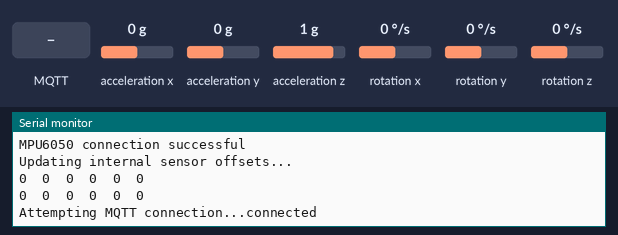
Recording of a sketch running on a simulated ESP32. Shown: the last lines printed to the serial monitor. Inputs (shaded band) come from the test bench; at power-on: acceleration x 0 g, acceleration y 0 g, acceleration z 1 g, rotation x 0 °/s, rotation y 0 °/s, rotation z 0 °/s. WiFi joins after 1.5 s; servers stay silent unless stated; no MQTT or app messages arrive unless stated.

Above: at 7.2 s.
7.3 s: MQTT message "esp32/output" arrives on the first subscribed topic
At 8.1 s:
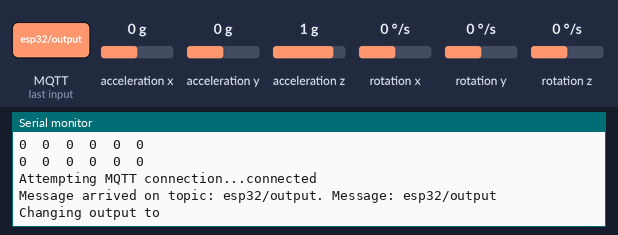
8.8 s: MQTT message "on" arrives on the first subscribed topic
At 9.1 s:
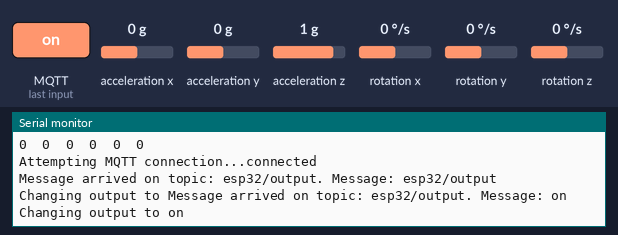
10.3 s: MQTT message "off" arrives on the first subscribed topic
At 11.7 s:
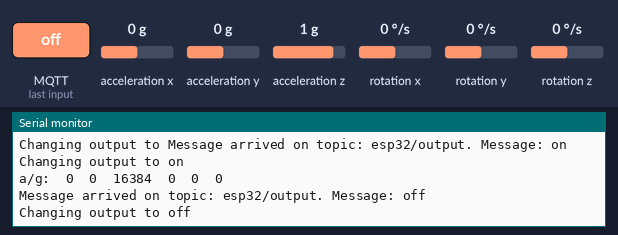
12.0 s: MQTT message "1" arrives on the first subscribed topic
At 12.8 s:
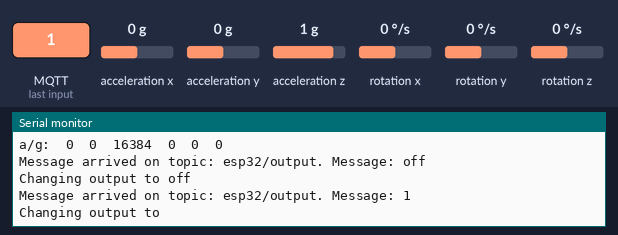

The sketch:

MQTTClient.ino
```cpp
#include <WiFi.h>
#include <ThingSpeak.h>
#include <PubSubClient.h>

// I2Cdev and MPU6050 must be installed as libraries, or else the .cpp/.h files
// for both classes must be in the include path of your project
#include "I2Cdev.h"
#include "MPU6050.h"

// Arduino Wire library is required if I2Cdev I2CDEV_ARDUINO_WIRE implementation
// is used in I2Cdev.h
//#if I2CDEV_IMPLEMENTATION == I2CDEV_ARDUINO_WIRE
    #include "Wire.h"
//#endif

// class default I2C address is 0x68
// specific I2C addresses may be passed as a parameter here
// AD0 low = 0x68 (default for InvenSense evaluation board)
// AD0 high = 0x69
MPU6050 accelgyro;
//MPU6050 accelgyro(0x69); // <-- use for AD0 high

int16_t ax, ay, az;
int16_t gx, gy, gz;

// Add your MQTT Broker IP address, example:
//const char* mqtt_server = "192.168.1.144";
const char* mqtt_server = "192.168.0.38";


WiFiClient espClient;
PubSubClient client(espClient);
long lastMsg = 0;
char msg[50];
int value = 0;

// uncomment "OUTPUT_READABLE_ACCELGYRO" if you want to see a tab-separated
// list of the accel X/Y/Z and then gyro X/Y/Z values in decimal. Easy to read,
// not so easy to parse, and slow(er) over UART.
#define OUTPUT_READABLE_ACCELGYRO

String apiKey = "9F9PTPP8GEC6GB57";                  //  Enter your Write API key from ThingSpeak
const char *ssid =  "Masala Dosa";                                    // replace with your wifi ssid and wpa2 key
const char *pass =  "Chutney123";
const char* server = "api.thingspeak.com";
int h =100;
float t = 70;
char* readKey = "0YOTCS4MZRKZBFDV";
long channelId = 790451;
//WiFiClient client;
void setup() {
    Serial.begin(115200);
    delay(10);

    setup_wifi();
    client.setServer(mqtt_server, 1883);
    client.setCallback(callback);
  // join I2C bus (I2Cdev library doesn't do this automatically)
    //#if I2CDEV_IMPLEMENTATION == I2CDEV_ARDUINO_WIRE
        Wire.begin();
    //#elif I2CDEV_IMPLEMENTATION == I2CDEV_BUILTIN_FASTWIRE
     //   Fastwire::setup(400, true);
    //#endif

    // initialize serial communication
    // (38400 chosen because it works as well at 8MHz as it does at 16MHz, but
    // it's really up to you depending on your project)
    Serial.begin(115200);

    // initialize device
    delay(2000);
    Serial.println("Initializing I2C devices...");
    accelgyro.initialize();
    delay(2000);
    // verify connection
    Serial.println("Testing device connections...");
    Serial.println(accelgyro.testConnection() ? "MPU6050 connection successful" : "MPU6050 connection failed");
    delay(500);
    // use the code below to change accel/gyro offset values

    Serial.println("Updating internal sensor offsets...");
    // -76  -2359 1688  0 0 0
    Serial.print(accelgyro.getXAccelOffset()); Serial.print("\t"); // -76
    Serial.print(accelgyro.getYAccelOffset()); Serial.print("\t"); // -2359
    Serial.print(accelgyro.getZAccelOffset()); Serial.print("\t"); // 1688
    Serial.print(accelgyro.getXGyroOffset()); Serial.print("\t"); // 0
    Serial.print(accelgyro.getYGyroOffset()); Serial.print("\t"); // 0
    Serial.print(accelgyro.getZGyroOffset()); Serial.print("\t"); // 0
    Serial.print("\n");
    accelgyro.setXGyroOffset(220);
    accelgyro.setYGyroOffset(76);
    accelgyro.setZGyroOffset(-85);
    Serial.print(accelgyro.getXAccelOffset()); Serial.print("\t"); // -76
    Serial.print(accelgyro.getYAccelOffset()); Serial.print("\t"); // -2359
    Serial.print(accelgyro.getZAccelOffset()); Serial.print("\t"); // 1688
    Serial.print(accelgyro.getXGyroOffset()); Serial.print("\t"); // 0
    Serial.print(accelgyro.getYGyroOffset()); Serial.print("\t"); // 0
    Serial.print(accelgyro.getZGyroOffset()); Serial.print("\t"); // 0
    Serial.print("\n");

}


void setup_wifi() {
    Serial.println("Connecting to ");
    Serial.println(ssid);
    WiFi.begin(ssid, pass);
    while (WiFi.status() != WL_CONNECTED)
    {
        delay(500);
        Serial.print(".");
    }
    Serial.println("");
    Serial.println("WiFi connected");
}

void reconnect() {
  // Loop until we're reconnected
  while (!client.connected()) {
    Serial.print("Attempting MQTT connection...");
    // Attempt to connect
    if (client.connect("ESP8266ClientVindi")) {
      Serial.println("connected");
      // Subscribe
      client.subscribe("esp32/output");
    } else {
      Serial.print("failed, rc=");
      Serial.print(client.state());
      Serial.println(" try again in 5 seconds");
      // Wait 5 seconds before retrying
      delay(5000);
    }
  }
}

void callback(char* topic, byte* message, unsigned int length) {
  Serial.print("Message arrived on topic: ");
  Serial.print(topic);
  Serial.print(". Message: ");
  String messageTemp;

  for (int i = 0; i < length; i++) {
    Serial.print((char)message[i]);
    messageTemp += (char)message[i];
  }
  Serial.println();

  // Feel free to add more if statements to control more GPIOs with MQTT

  // If a message is received on the topic esp32/output, you check if the message is either "on" or "off".
  // Changes the output state according to the message
  if (String(topic) == "esp32/output") {
    Serial.print("Changing output to ");
    if(messageTemp == "on"){
      Serial.println("on");
      //digitalWrite(ledPin, HIGH);
    }
    else if(messageTemp == "off"){
      Serial.println("off");
//      digitalWrite(ledPin, LOW);
    }
  }
}

void loop() {
  if (!client.connected()) {
    reconnect();
  }
  client.loop();
  accelgyro.getAcceleration(&ax, &ay, &az);

  long now = millis();
  if (now - lastMsg > 10000) {
    lastMsg = now;
    readData();

    client.publish("esp32/XAcc", String(ax).c_str(), true);
    client.publish("esp32/YAcc", String(ay).c_str(), true);
    client.publish("esp32/ZAcc", String(az).c_str(), true);
    client.publish("esp32/XGyro", String(gx).c_str(), true);
    client.publish("esp32/YGyro", String(gy).c_str(), true);
    client.publish("esp32/ZGyro", String(gz).c_str(), true);

  }
}


void readData(){

  // read raw accel/gyro measurements from device
    accelgyro.getMotion6(&ax, &ay, &az, &gx, &gy, &gz);

    // these methods (and a few others) are also available
    //accelgyro.getAcceleration(&ax, &ay, &az);
    //accelgyro.getRotation(&gx, &gy, &gz);

    #ifdef OUTPUT_READABLE_ACCELGYRO
        // display tab-separated accel/gyro x/y/z values
        Serial.print("a/g:\t");
        Serial.print(ax); Serial.print("\t");
        Serial.print(ay); Serial.print("\t");
        Serial.print(az); Serial.print("\t");
        Serial.print(gx); Serial.print("\t");
        Serial.print(gy); Serial.print("\t");
        Serial.println(gz);
    #endif
    delay(500);

}


void postData(String postStr) {
  Serial.print("In method");
  Serial.print(postStr);

  client.print("POST /update HTTP/1.1\n");
  client.print("Host: api.thingspeak.com\n");
  client.print("Connection: close\n");
  client.print("X-THINGSPEAKAPIKEY: "+apiKey+"\n");
  client.print("Content-Type: application/x-www-form-urlencoded\n");
  client.print("Content-Length: ");
  client.print(postStr.length());
  client.print("\n\n");
  client.print(postStr);
  delay(500);
}
```

Measured:
- after the input at 7.3 s, the serial monitor: prints a new line at once (image 1)
- after the input at 8.8 s, the serial monitor: prints a new line at once (image 2)
- after the input at 10.3 s, the serial monitor: prints a new line after 0.21 s (image 3)
- after the input at 12.0 s, the serial monitor: prints a new line at once (image 4)
